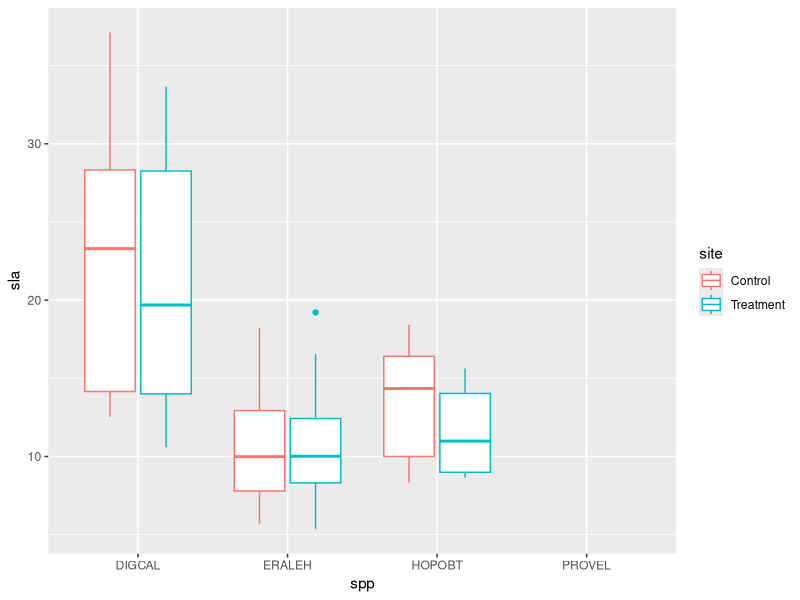
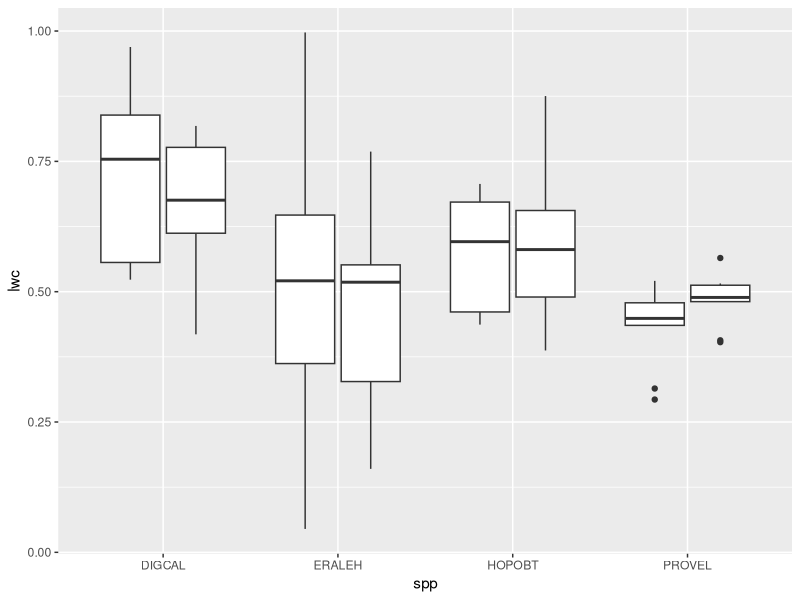

Reproduce these figures in R, in order.
library(tidyverse)

traits <- read_csv("data/09282025_SLAandLWC.csv") %>% 
  mutate(spp = Species, sla = SLA_mm2_mg, lwc = LWC_mgmg) %>% 
  mutate(site = case_when(Individual < 11 ~ "Treatment",
                          Individual > 10 ~ "Control")) %>% 
  mutate(sla = case_when(sla < 40 ~ sla,
                         sla >= 40 ~ NA))

anova(lm(sla ~ spp, traits))

ggplot(traits, aes(x = spp))+
  geom_boxplot(aes(y = sla, group = interaction(spp, site),
                   color = site))

ggplot(traits, aes(x = spp))+
  geom_boxplot(aes(y = lwc, group = interaction(spp, site)))

anova(lm(lwc ~ spp + site, traits))
